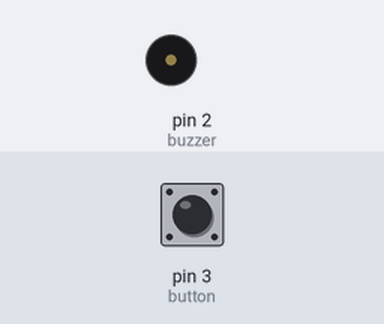
A sketch run on a simulated Arduino Uno, built with avr-gcc and run on an emulated ATmega328P. Shown: buzzer (waves = sounding). Inputs (shaded band) come from the test bench; at power-on: pin 3 (button) LOW. Random numbers use the default seed unless the sketch sets one; what the sketch prints to the serial monitor is not drawn.

Above: at 1.4 s.
1.5 s: pin 3 (button) pulled HIGH for 0.15 s
Timing chart, 0 to 8.0 s (numbered marks = the images above; inputs shaded):
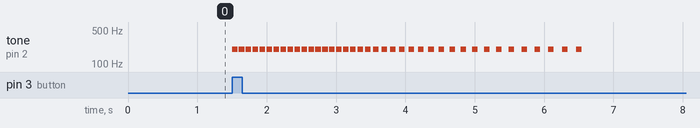

Measured:
- after the input at 1.5 s, tone on pin 2 (buzzer): silent → 200 Hz at once, then repeats every 0.10 s: silent 0.02 s, 200 Hz 0.08 s, until it stays silent from 6.5 s

The sketch:

roleta.ino
```cpp
// Parametros:
int num_leds = 16; // Quantidade de LEDs
int fast = 100; // Velocidade (Quanto maior mais lento)
int slow_down = 5; // Desaceleraçao (Quanto maior mais lento)
float slow_lap = 1.5; // Voltas des Desaceleraçao
int min_lap = 2; // Minimo de voltas
int max_lap = 4; // Maximo de voltas

int start_led = 30;
int end_led = start_led + num_leds;
int button = 3;
int buzzer = 2;
int led;

void turn(int num){
  int cont = num;
  int cont2 = 0;
  led=start_led;
  while(cont > 0){
    digitalWrite(led, 0);
    led++;
    if (led == end_led){
      led = start_led;
    }
    tone(buzzer, 200, 80);
    digitalWrite(led, 1);
    delay(fast+cont2);
    if(cont< (num_leds*slow_lap)){
      cont2 += slow_down;
    }
    Serial.print("Led ");
    Serial.print(led);
    Serial.println(" ligado.");
    cont--;
  }
}

void clean(){
  for(led=start_led;led<end_led;led++){
    digitalWrite(led, 0);
  }
}

void setup() {
  Serial.begin(9600);
  Serial.println("Iniciando....");
  for(led=start_led;led<end_led;led++){
    pinMode(led, OUTPUT);
    Serial.print("Led ");
    Serial.print(led);
    Serial.println(" ativado.");
  }
  pinMode(buzzer, OUTPUT);
  pinMode(button, INPUT);
}

void loop() {
  if(digitalRead(button)==1){
    clean();
    turn(random(num_leds*min_lap,num_leds*max_lap));
    delay(50);
  }
}
```
